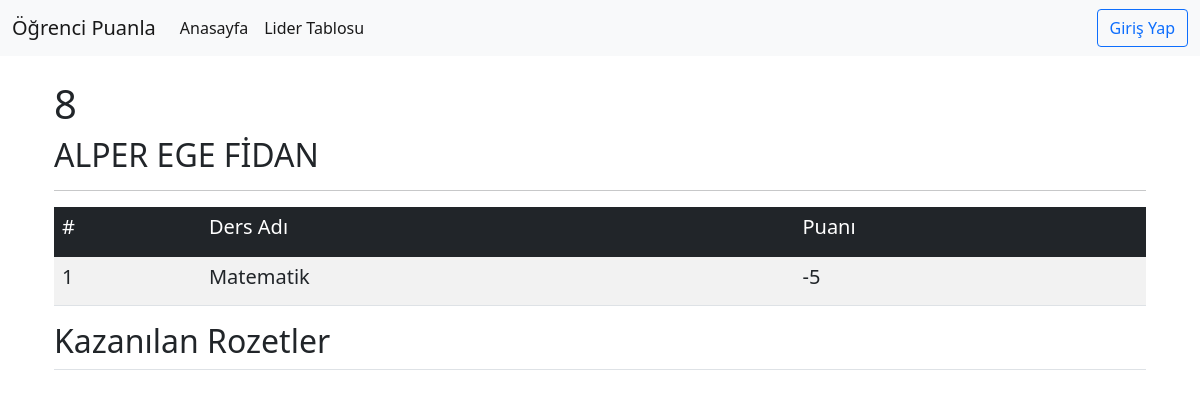
Page /detail/8 on the earlier database version.
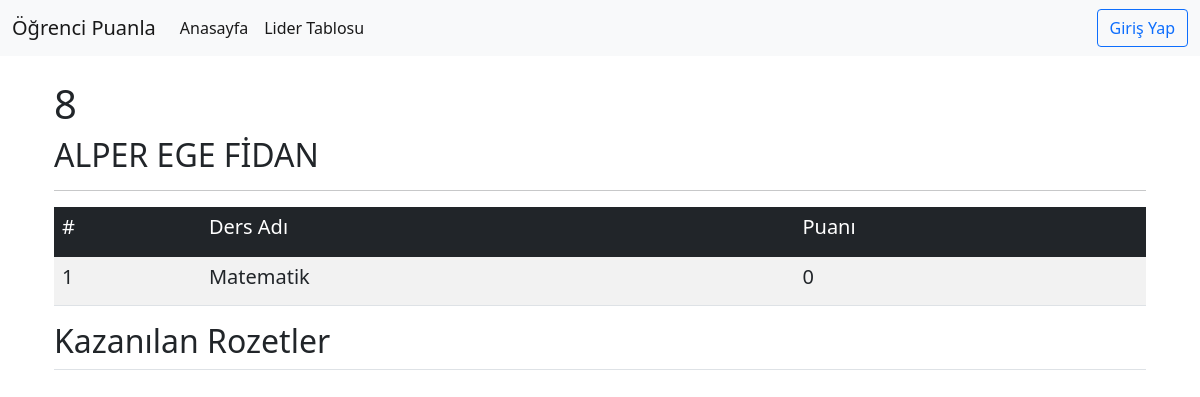
Same page on the later database version.
### proje.py (models this page shows)
class student(db.Model):
    id = db.Column(db.Integer, primary_key=True)
    firstname = db.Column(db.String)
    lastname = db.Column(db.String)
    point = db.Column(db.Integer)

### proje.py (the view)
@app.route("/detail/<string:id>", methods=["GET"])
def detail(id):
    if request.method == 'GET':
        ogrenci = student.query.filter_by(id=id).first()
        if ogrenci == None:
            flash("Böyle bir öğrenci bulunmamaktadır!", "danger")
            return redirect(url_for("index"))
        else:
            return render_template("detail.html", ogrenci=ogrenci)

### templates/detail.html (shortened to what this page needs)
{% extends 'layout.html' %}
{% block body %}
<div class="container">
  <br>
  <h1>{{ogrenci.id}}</h1>
  <h2>{{ogrenci.firstname+" "+ogrenci.lastname}}</h2>
  <hr>
    <table class="table table-striped">
        <thead  class="table-dark">
          <tr>
            <th scope="col"><h5>#</h5></th>
            <th scope="col"><h5>Ders Adı</h5></th>
            <th scope="col"><h5>Puanı</h5></th>
          </tr>
        </thead>
        <tbody>
          <tr>
            <th scope="row"><h5>1</h5></th>
            <td><h5>Matematik</h5></td>
            <td><h5>{{ogrenci["point"]}}</h5></td>
          </tr>
        </tbody>
      </table>
      <h2 class="pb-2 border-bottom">Kazanılan Rozetler</h2>
      <div class="row row-cols-1 row-cols-lg-3 align-items-stretch g-4 py-2">
      </div>
{% endblock body %}

### templates/layout.html (shortened to what this page needs)
<!doctype html>
<html lang="en">
  <head>
    <link href="/static/css/bootstrap.min.css" rel="stylesheet">
  </head>
  <body>
    {% include "includes/navbar.html" %}
    <div class="container">
        {% block body %}
        {% endblock %}
    </div>
  </body>
</html>

### templates/includes/navbar.html (shortened to what this page needs)
<nav class="navbar navbar-expand-lg navbar-light bg-light">
  <div class="container-fluid">
    <a class="navbar-brand" href="/">Öğrenci Puanla</a>
    <div class="collapse navbar-collapse" id="navbarSupportedContent">
      <ul class="navbar-nav me-auto mb-2 mb-lg-0">
        <li class="nav-item">
          <a class="nav-link active" aria-current="page" href="/">Anasayfa</a>
        </li>
        <li class="nav-item">
          <a class="nav-link active" aria-current="page" href="/leaderboard">Lider Tablosu</a>
        </li>
      </ul>
      <ul class="navbar-nav mr-auto mb-2 mb-lg-0">
        {% if session["logged_in"] %}
        <li class="nav-item">
          <a class="nav-link" href="/dashboard">Kontrol Paneli</a>
        </li>
        <li class="nav-item">
          <a class="btn btn-outline-danger" href="/logout">Çıkış Yap</a>
        </li>
        {% else %}
        <li class="nav-item">
          <a class="btn btn-outline-primary" href="/login">Giriş Yap</a>
        </li>
        {% endif %}
      </ul>
    </div>
  </div>
</nav>

Differences in the rows shown:
changed student "ALPER EGE FİDAN": point "-5" → "0"
